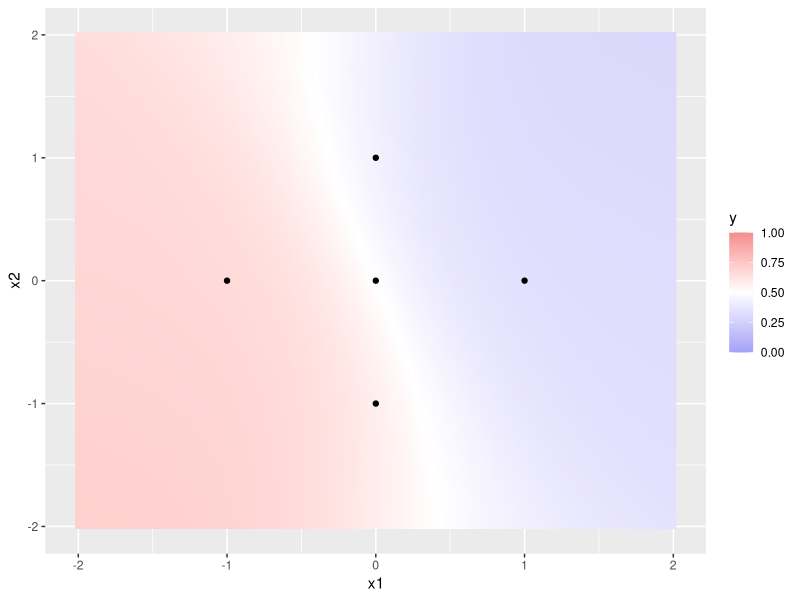
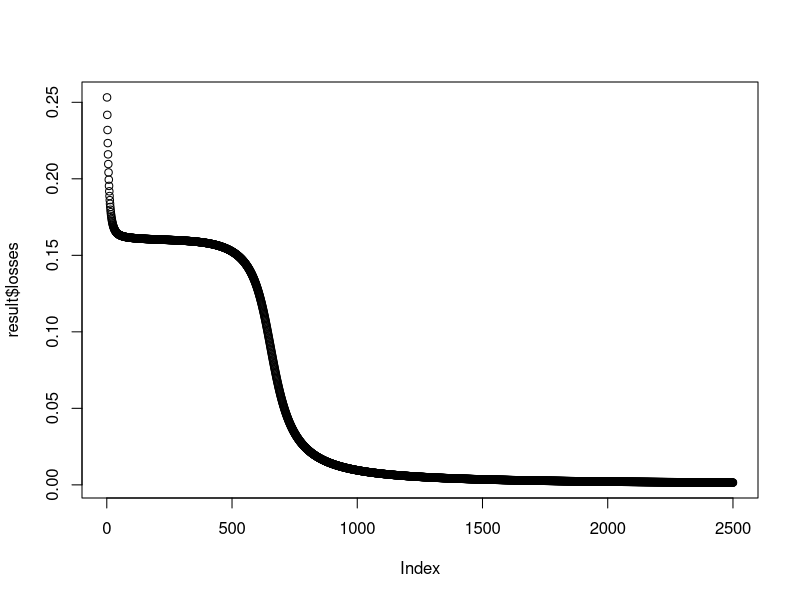
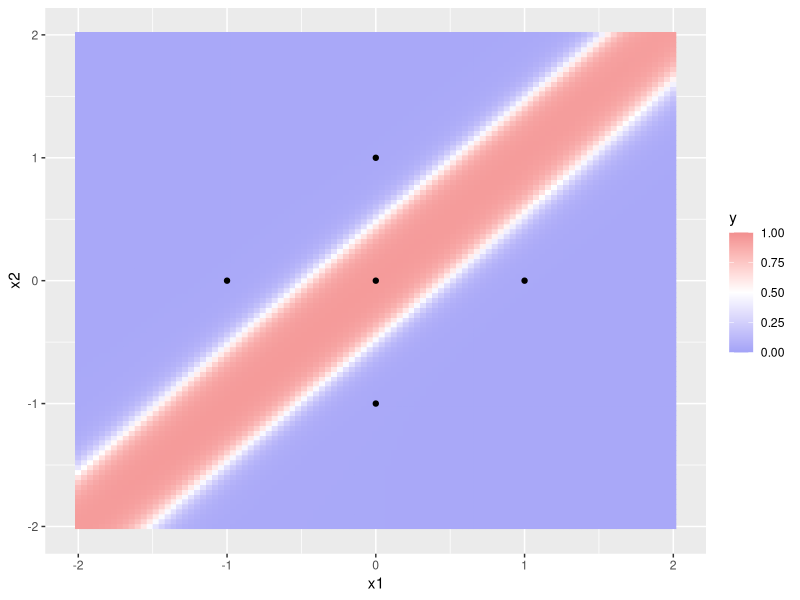

R code for these plots, in order:
## ---- chunk 1
knitr::opts_chunk$set(eval = TRUE, echo = TRUE)
## ---- chunk 2
# activations, losses, and their gradient
sigmoid = function(x) { 1 / (1 + exp(-x)) }
sigmoid_derivative = function(x) { sigmoid(x) * (1 - sigmoid(x)) }
tanh_derivative = function(x) { 1 - tanh(x)^2 }
mse = function(ytrue, ypred) { mean((ytrue - ypred)^2) }
mse_derivative = function(ytrue, ypred) { 2 * (ypred - ytrue) / length(ytrue) }


nnet.new = function(layer_sizes) {
  # all information about the network is stored in a list
  nnet = list(
    weights = list(),
    biases = list(),
    activations = list(),
    activations_derivatives = list(),
    loss = mse,
    loss_derivative = mse_derivative
  )

  # create random weight matrices and bias vectors
  last_size = layer_sizes[1]  # the first element is the number of inputs
  for(l in 2:length(layer_sizes)) {
    this_size = layer_sizes[l]

    # weights are initialize using the the famous "Glorot" initialization
    b = sqrt(6 / (this_size + last_size))
    nnet$weights[[l - 1]] = matrix(
      runif(last_size * this_size, -b, b), ncol = this_size
    )

    # biases are initialized to zero
    nnet$biases[[l - 1]] = rep(0, this_size)

    # set the activation
    nnet$activations[[l - 1]] = tanh
    nnet$activations_derivatives[[l - 1]] = tanh_derivative

    last_size = this_size
  }

  # change the output activation to sigmoid
  nnet$activations[[length(nnet$activations)]] = sigmoid
  nnet$activations_derivatives[[length(nnet$activations)]] = sigmoid_derivative

  nnet
}

nnet = nnet.new(c(2, 5, 3, 1))
## ---- chunk 3
nnet.predict = function(nnet, data.x) {
  # data.x is a matrix with samples on rows
  n_layers = length(nnet$weights)
  zout = data.x
  for(l in 1:n_layers) {
    zin = t(t(zout %*% nnet$weights[[l]]) + nnet$biases[[l]])
    zout = nnet$activations[[l]](zin)
  }
  zout
}
## ---- chunk 4
library(scales)
library(ggplot2)

grid = as.matrix(expand.grid(x1 = seq(-2, 2, 1 / 25), x2 = seq(-2, 2, 1 / 25)))
plot_grid = function(predictions) {
  # plots the predicted value for each point on the grid;
  # the predictions should have one column and
  # the same number of rows (10,201) as the data
  df = cbind(as.data.frame(grid), y = predictions)
  ggplot() +
    geom_tile(aes(x = x1, y = x2, fill = y, color = y), df) +
    scale_color_gradient2(low = muted("blue", 70), mid = "white",
                         high = muted("red", 70), limits = c(0, 1),
                         midpoint = 0.5) +
    scale_fill_gradient2(low = muted("blue", 70), mid = "white",
                        high = muted("red", 70), limits = c(0, 1),
                        midpoint = 0.5) +
    geom_point(aes(x=c(0, 1, 0, -1, 0), y=c(0, 0, -1, 0, 1)))
}

# run this a few times to see what different random networks predict
nnet = nnet.new(c(2, 5, 3, 1))
plot_grid(nnet.predict(nnet, grid))
## ---- chunk 5
nnet.gradients = function(nnet, x, y) {
  # x is be a matrix with samples on rows
  # y is a vector with the labels

  n_layers = length(nnet$weights)
  activations = list(x)
  pre_activations = list(x)
  for(l in 1:n_layers) {
    zin = t(t(activations[[l]] %*% nnet$weights[[l]]) + nnet$biases[[l]])
    zout = nnet$activations[[l]](zin)
    pre_activations[[l + 1]] = zin
    activations[[l + 1]] = zout
  }
  loss = nnet$loss(y, activations[[length(activations)]])

  weights_gradients = list()
  biases_gradients = list()
  # Eq. 5
  deltas = nnet$loss_derivative(
    y, activations[[length(activations)]]
  ) * nnet$activations_derivatives[[n_layers]](pre_activations[[length(activations)]])
  for(l in n_layers:1) {
    weights_gradients[[l]] = t(activations[[l]]) %*% deltas  # Eq. 6
    biases_gradients[[l]] = colSums(deltas)  # Eq. 7

    if(l > 1) {
      # Eq. 8
      deltas = deltas %*% t(
        nnet$weights[[l]]
      ) * nnet$activations_derivatives[[l - 1]](pre_activations[[l]])
    }
  }

  # make sure the gradients have the correct size
  for(l in 1:n_layers) {
    stopifnot(dim(nnet$weights[[l]]) == dim(weights_gradients[[l]]))
    stopifnot(length(nnet$biases[[l]]) == length(biases_gradients[[l]]))
  }

  # return gradients as a list
  list(
    loss = loss,
    weights_gradients = weights_gradients,
    biases_gradients = biases_gradients
  )
}

data.x = matrix(c(
  0, 1, 0, -1, 0,
  0, 0, -1, 0, 1
), ncol = 2)
data.y = c(1, 0, 0, 0, 0)
nnet.gradients(nnet, data.x, data.y)
## ---- chunk 6
nnet.gradient_descent_step = function(nnet, gradients, learning_rate) {
  for(l in 1:length(nnet$weights)) {
    nnet$weights[[l]] = (
      nnet$weights[[l]] - learning_rate * gradients$weights_gradients[[l]]
    )

    nnet$biases[[l]] = (
      nnet$biases[[l]] - learning_rate * gradients$biases_gradients[[l]]
    )
  }
  nnet  # return the modified parameters
}


nnet.train = function(nnet, x, y, n_epochs, learning_rate) {
  losses = list()

  for(e in 1:n_epochs) {
    gradients = nnet.gradients(nnet, x, y)
    nnet = nnet.gradient_descent_step(nnet, gradients, learning_rate)
    losses[[length(losses) + 1]] = gradients$loss
  }

  list(
    losses = unlist(losses),
    nnet = nnet
  )
}
## ---- chunk 7
data.x = matrix(c(
  0, 1, 0, -1, 0,
  0, 0, -1, 0, 1
), ncol = 2)
data.y = c(1, 0, 0, 0, 0)

nnet = nnet.new(c(2, 5, 3, 1))
result = nnet.train(nnet, data.x, data.y, 2500, 0.25)
nnet.predict(result$nnet, data.x)
## ---- chunk 8
plot(result$losses)
## ---- chunk 9
plot_grid(nnet.predict(result$nnet, grid))
